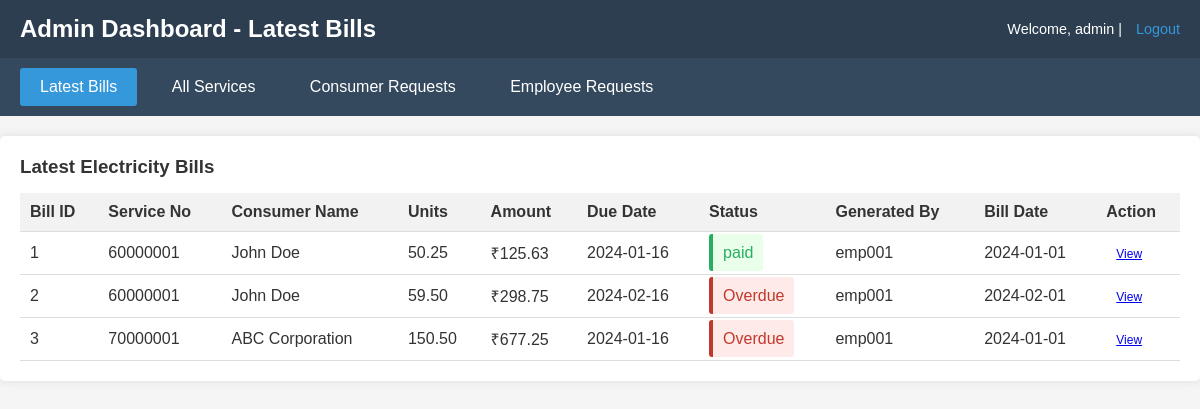
The app's page /admin/bills.php (signed in) with its own data.
### tables this page shows
CREATE TABLE bills (
    id INT PRIMARY KEY AUTO_INCREMENT,
    consumer_id INT NOT NULL,
    previous_reading DECIMAL(10,2) NOT NULL,
    current_reading DECIMAL(10,2) NOT NULL,
    units DECIMAL(10,2) NOT NULL,
    amount DECIMAL(10,2) NOT NULL,
    previous_pending DECIMAL(10,2) DEFAULT 0,
    fine DECIMAL(10,2) DEFAULT 0,
    total_amount DECIMAL(10,2) NOT NULL,
    bill_date DATE NOT NULL,
    due_date DATE NOT NULL,
    status ENUM('paid', 'unpaid') DEFAULT 'unpaid',
    generated_by INT,
    created_at TIMESTAMP DEFAULT CURRENT_TIMESTAMP,
    FOREIGN KEY (consumer_id) REFERENCES consumers(id) ON DELETE CASCADE,
    FOREIGN KEY (generated_by) REFERENCES users(id) ON DELETE SET NULL
);

CREATE TABLE consumers (
    id INT PRIMARY KEY AUTO_INCREMENT,
    service_number VARCHAR(20) UNIQUE NOT NULL,
    name VARCHAR(100) NOT NULL,
    address TEXT NOT NULL,
    phone VARCHAR(10) NOT NULL,
    service_type ENUM('Household', 'Commercial', 'Industrial') NOT NULL,
    area_code VARCHAR(10),
    status ENUM('pending', 'approved', 'rejected') DEFAULT 'pending',
    is_active BOOLEAN DEFAULT TRUE,
    user_id INT UNIQUE,
    created_by INT,
    created_at TIMESTAMP DEFAULT CURRENT_TIMESTAMP,
    FOREIGN KEY (user_id) REFERENCES users(id) ON DELETE CASCADE,
    FOREIGN KEY (created_by) REFERENCES users(id) ON DELETE SET NULL
);

CREATE TABLE users (
    id INT PRIMARY KEY AUTO_INCREMENT,
    username VARCHAR(50) UNIQUE NOT NULL,
    password VARCHAR(255) NOT NULL,
    role ENUM('admin', 'employee', 'consumer') NOT NULL,
    first_login BOOLEAN DEFAULT TRUE,
    created_at TIMESTAMP DEFAULT CURRENT_TIMESTAMP
);

### admin/bills.php (the view, shortened to what this page needs)
<?php
require_once '../db.php';
?>
<!DOCTYPE html>
<html>
<head>
    <link rel="stylesheet" type="text/css" href="../style.css">
</head>
<body>
    <div class="header">
        <h2>Admin Dashboard - Latest Bills</h2>
        <div class="user-info">
            Welcome, <?php echo $_SESSION['username']; ?> |
            <a href="../logout.php">Logout</a>
        </div>
    </div>
    <div class="menu">
        <a href="bills.php" class="active">Latest Bills</a>
        <a href="services.php">All Services</a>
        <a href="user_requests.php">Consumer Requests</a>
        <a href="employee_requests.php">Employee Requests</a>
    </div>
    <div class="container">
        <h3>Latest Electricity Bills</h3>
        <?php
        $sql = "SELECT b.*, c.name, c.service_number, u.username as generated_by_name
                FROM bills b
                JOIN consumers c ON b.consumer_id = c.id
                JOIN users u ON b.generated_by = u.id
                ORDER BY b.created_at DESC
                LIMIT 50";
        $result = mysqli_query($conn, $sql);
        if (mysqli_num_rows($result) > 0) {
            echo '<table class="data-table">';
            echo '<tr>
                    <th>Bill ID</th>
                    <th>Service No</th>
                    <th>Consumer Name</th>
                    <th>Units</th>
                    <th>Amount</th>
                    <th>Due Date</th>
                    <th>Status</th>
                    <th>Generated By</th>
                    <th>Bill Date</th>
                    <th>Action</th>
                  </tr>';
            while ($row = mysqli_fetch_assoc($result)) {
                $status = $row['status'];
                if ($status != 'paid' && date('Y-m-d') > $row['due_date']) {
                    $status = 'Overdue';
                }
                $status_class = $status == 'paid' ? 'success' : ($status == 'Overdue' ? 'error' : '');
                echo '<tr>';
                echo '<td>' . $row['id'] . '</td>';
                echo '<td>' . $row['service_number'] . '</td>';
                echo '<td>' . $row['name'] . '</td>';
                echo '<td>' . $row['units'] . '</td>';
                echo '<td>₹' . $row['total_amount'] . '</td>';
                echo '<td>' . $row['due_date'] . '</td>';
                echo '<td><span class="' . $status_class . '">' . $status . '</span></td>';
                echo '<td>' . $row['generated_by_name'] . '</td>';
                echo '<td>' . $row['bill_date'] . '</td>';
                echo '<td><a href="../view_bill.php?id=' . $row['id'] . '" target="_blank" class="btn-small">View</a></td>';
                echo '</tr>';
            }
            echo '</table>';
        } else {
            echo '<p>No bills generated yet.</p>';
        }
        ?>
    </div>
</body>
</html>

### style.css (style rules this page uses)
* { margin: 0; padding: 0; box-sizing: border-box; }
body { font-family: Arial, sans-serif; background-color: #f5f5f5; color: #333; }
.header { background: #2c3e50; color: white; padding: 15px 20px; display: flex; justify-content: space-between; align-items: center; }
.header h2 { font-size: 1.5em; }
.user-info { font-size: 0.9em; }
.user-info a { color: #3498db; text-decoration: none; margin-left: 10px; }
.menu { background: #34495e; padding: 10px 20px; }
.menu a { color: white; text-decoration: none; padding: 10px 20px; margin-right: 10px; display: inline-block; }
.menu a:hover, .menu a.active { background: #3498db; border-radius: 3px; }
.container { max-width: 1200px; margin: 20px auto; padding: 20px; background: white; border-radius: 5px; box-shadow: 0 0 10px rgba(0, 0, 0, 0.1); }
.btn-small { padding: 5px 10px; font-size: 12px; }
.error { background: #ffeaea; color: #c0392b; padding: 10px; border-radius: 3px; margin-bottom: 15px; border-left: 4px solid #c0392b; }
.success { background: #eaffea; color: #27ae60; padding: 10px; border-radius: 3px; margin-bottom: 15px; border-left: 4px solid #27ae60; }
.data-table { width: 100%; border-collapse: collapse; margin-top: 15px; }
.data-table th, .data-table td { padding: 10px; text-align: left; border-bottom: 1px solid #ddd; }
.data-table th { background: #f2f2f2; font-weight: bold; }

### records on screen
bills: id "1", consumer.service_number "60000001", consumer.name "John Doe", units "50.25", total_amount "125.63", due_date "2024-01-16", status "paid", generated_by.username "emp001", bill_date "2024-01-01"
bills: id "2", consumer.service_number "60000001", consumer.name "John Doe", units "59.50", total_amount "298.75", due_date "2024-02-16", status "Overdue", generated_by.username "emp001", bill_date "2024-02-01"
bills: id "3", consumer.service_number "70000001", consumer.name "ABC Corporation", units "150.50", total_amount "677.25", due_date "2024-01-16", status "Overdue", generated_by.username "emp001", bill_date "2024-01-01"

### other values on screen
$_SESSION['username'] "admin"
